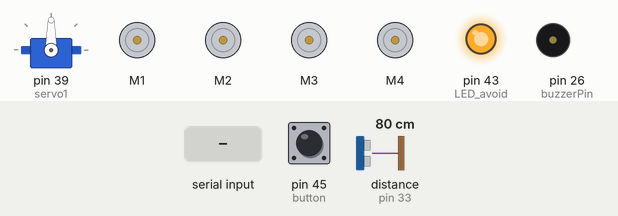
Recording of a sketch running on a simulated Arduino Mega 2560, built with avr-gcc and run on an emulated ATmega2560. Parts: servo, 4 × DC motor (green arrow = forward, orange = backward, longer = faster), output pins drawn as LEDs (lit = HIGH), buzzer (waves = sounding). The inputs (shaded band) are chosen by the test bench; at power-on: distance to the obstacle (sensor on pin 33) 80 cm, pin 45 (button) HIGH. The echo pulse lasts 58.3 µs per cm.

Above: at 1.7 s.
1.8 s: distance to the obstacle (sensor on pin 33) set to 44 cm
3.3 s: distance to the obstacle (sensor on pin 33) set to 37 cm
At 3.9 s:
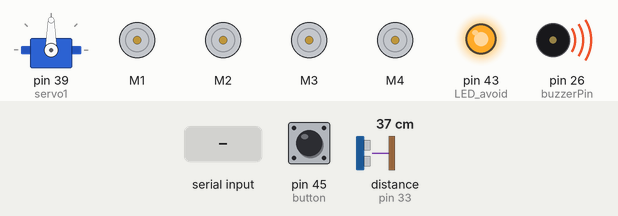
6.3 s: "w" received over the second serial link
At 7.01 s:
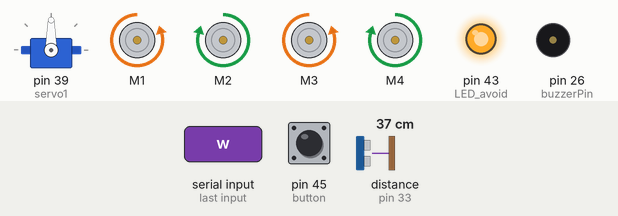
9.3 s: pin 45 (button) pulled LOW for 1 s
At 10.8 s:
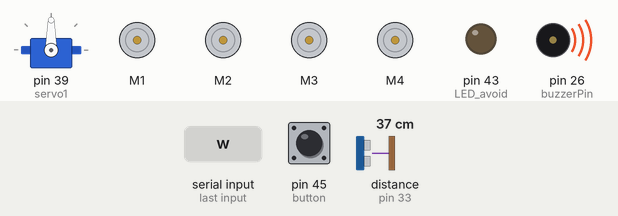
12.4 s: "s" received over the second serial link
At 13.2 s:
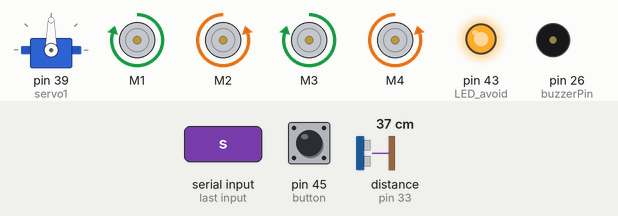
15.4 s: "a" received over the second serial link
At 15.61 s:
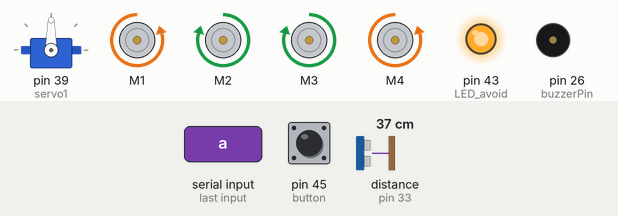
Timing chart, 0 to 19.4 s (numbered marks = the images above; inputs shaded):
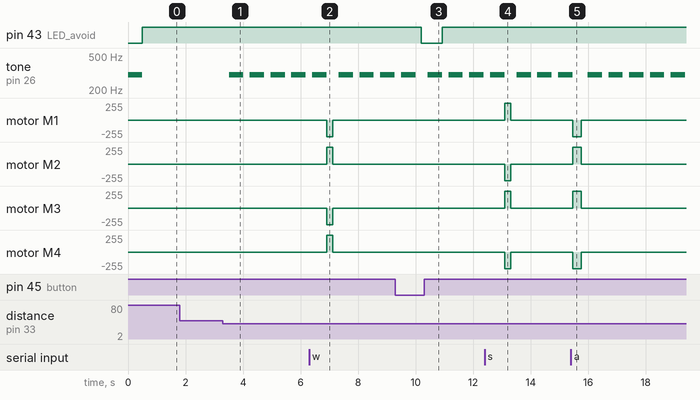

Measured:
- the behaviour switches between 41 and 40 cm on distance to the obstacle (sensor on pin 33) (found by bisection; images 0 and 1)
- after the input at 1.8 s, every drawn part: stays the same
- after the input at 3.3 s, tone on pin 26 (buzzerPin): alternates 300 Hz for 0.50 s and silent for 0.22 s, starting after 0.21 s
- after the input at 6.3 s, motor M1, motor M3: stopped → backward 250/255 after 0.61 s, → stopped 0.21 s later; motor M2, motor M4: stopped → forward 250/255 after 0.61 s, → stopped 0.21 s later
- after the input at 9.3 s, pin 43 (LED_avoid): HIGH → LOW after 0.90 s, → HIGH 0.72 s later
- after the input at 12.4 s, motor M1, motor M3: stopped → forward 250/255 after 0.70 s, → stopped 0.21 s later; motor M2, motor M4: stopped → backward 250/255 after 0.70 s, → stopped 0.21 s later
- after the input at 15.4 s, motor M1, motor M4: stopped → backward 250/255 after 0.06 s, → stopped 0.30 s later; motor M2, motor M3: stopped → forward 250/255 after 0.06 s, → stopped 0.30 s later

The sketch:

ArduinoFinalCode.ino
```cpp
#include <DistanceSensor.h>
#include <AFMotor.h>
#include <string.h>
#include <Servo.h>
// Define pins
const int echoPin1 = 33;
const int trigPin1 = 31;
const int echoPin2 = 44;
const int trigPin2 = 42;
const int buzzerPin = 26;
const int LED_avoid = 43;
const int button = 45;

int dis1;
int dis2;
int angle=90; //initial angle
int val; //IR measurenment

// Start the sensor
DistanceSensor sensor1(trigPin1, echoPin1);
DistanceSensor sensor2(trigPin2, echoPin2);
AF_DCMotor motor1(1);
AF_DCMotor motor2(2);// The motor number, i.e. 1, 2, 3 or 4
AF_DCMotor motor3(3);
AF_DCMotor motor4(4);
Servo servo1;

void setup() {
    Serial.begin(9600);
    Serial3.begin(9600);
    pinMode(buzzerPin,OUTPUT);//端口定义
    pinMode(LED_avoid,OUTPUT);
    pinMode(button,INPUT);
    loud();
    servo1.attach(39);
    motor1.setSpeed( 100 );
    motor2.setSpeed( 100 );
    motor3.setSpeed( 100 );
    motor4.setSpeed( 100 );

    motor2.run(RELEASE);
    motor3.run(RELEASE);
    motor1.run(RELEASE);
    motor4.run(RELEASE);
}


void forward()
{
    motor1.setSpeed( 250 );
    motor2.setSpeed( 250 );
    motor3.setSpeed( 250 );
    motor4.setSpeed( 250 );
    motor2.run(FORWARD);
    motor3.run(BACKWARD);
    motor1.run(BACKWARD);
    motor4.run(FORWARD);
    delay(200);
}

void backward()
{
    motor1.setSpeed( 250 );
    motor2.setSpeed( 250 );
    motor3.setSpeed( 250 );
    motor4.setSpeed( 250 );
    motor2.run(BACKWARD);
    motor3.run(FORWARD);
    motor1.run(FORWARD);
    motor4.run(BACKWARD);
    delay(200);

}

void right()
{
    motor2.setSpeed(250);
    motor3.setSpeed(250);
    motor1.setSpeed(250);
    motor4.setSpeed(250);
    motor2.run(BACKWARD);
    motor3.run(BACKWARD);
    motor1.run(FORWARD);
    motor4.run(FORWARD);
    delay(300);
    motor2.run(RELEASE);
    motor3.run(RELEASE);
    motor1.run(RELEASE);
    motor4.run(RELEASE);

}

void left()
{
    motor2.setSpeed(250);
    motor3.setSpeed(250);
    motor1.setSpeed(250);
    motor4.setSpeed(250);
    motor2.run(FORWARD);
    motor3.run(FORWARD);
    motor1.run(BACKWARD);
    motor4.run(BACKWARD);
    delay(300);
    motor2.run(RELEASE);
    motor3.run(RELEASE);
    motor1.run(RELEASE);
    motor4.run(RELEASE);


}

void still()
{
   motor2.run(RELEASE);
   motor3.run(RELEASE);
   motor1.run(RELEASE);
   motor4.run(RELEASE);
   delay(200);
}

void loud()
{
    tone(buzzerPin,300);
    delay(500);
    noTone(buzzerPin);
}


void loop() {
   val=digitalRead(button);
    if(val == 0)
    {
      still();
      digitalWrite(LED_avoid,LOW);
      delay(10);
    }
    else
    {
      digitalWrite(LED_avoid,HIGH);
      delay(10);
    }

    dis1=sensor1.getCM();
    if(dis1<=40)
    {
      still();
      delay(5);
      loud();
      delay(5);

    }
    if (Serial3.available()) {
        char input = Serial3.read();

        if (input=='w')
        {
          forward();
        }
        else if(input=='s')
        {
          backward();
        }
        else if(input=='a')
        {
          left();
        }
        else if(input=='d')
        {
          right();
        }
        else if(input=='g')
        {
          still();
        }

        //servo motor
        else if(input=='e' && angle>15)
        {
          if(angle<=10)
          {
            return;
          }
          angle-=10;
          servo1.write(angle);
        }
        else if(input=='q' && angle<165)
        {
          if(angle>=170)
          {
            return;
          }
          angle+=10;
          servo1.write(angle);
        }
        else if(input=='l')
        {
          loud();
          delay(200);
        }

    }

}
```
